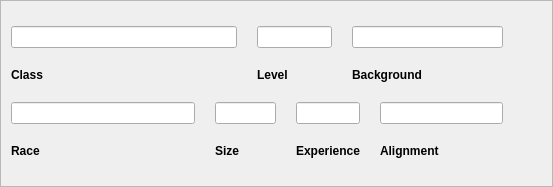
          <widget class="QFrame" name="frameDetails">
           <property name="frameShape">
            <enum>QFrame::StyledPanel</enum>
           </property>
           <property name="frameShadow">
            <enum>QFrame::Raised</enum>
           </property>
           <layout class="QGridLayout" name="gridLayout_4">
            <property name="leftMargin">
             <number>0</number>
            </property>
            <property name="topMargin">
             <number>0</number>
            </property>
            <property name="rightMargin">
             <number>0</number>
            </property>
            <property name="bottomMargin">
             <number>0</number>
            </property>
            <property name="spacing">
             <number>0</number>
            </property>
            <item row="0" column="3">
             <widget class="QLabel" name="lblCharacterTailGapTop_2">
              <property name="sizePolicy">
               <sizepolicy hsizetype="Fixed" vsizetype="Fixed">
                <horstretch>0</horstretch>
                <verstretch>0</verstretch>
               </sizepolicy>
              </property>
              <property name="minimumSize">
               <size>
                <width>38</width>
                <height>25</height>
               </size>
              </property>
              <property name="maximumSize">
               <size>
                <width>38</width>
                <height>25</height>
               </size>
              </property>
              <property name="text">
               <string/>
              </property>
              <property name="scaledContents">
               <bool>true</bool>
              </property>
             </widget>
            </item>
            <item row="0" column="0">
             <widget class="QLabel" name="lblCharacterDetailsTopLeft">
              <property name="sizePolicy">
               <sizepolicy hsizetype="Fixed" vsizetype="Fixed">
                <horstretch>0</horstretch>
                <verstretch>0</verstretch>
               </sizepolicy>
              </property>
              <property name="minimumSize">
               <size>
                <width>10</width>
                <height>25</height>
               </size>
              </property>
              <property name="maximumSize">
               <size>
                <width>10</width>
                <height>25</height>
               </size>
              </property>
              <property name="text">
               <string/>
              </property>
              <property name="pixmap">
               <pixmap resource="resources.qrc">:/img/data/character_details_topleft.png</pixmap>
              </property>
              <property name="scaledContents">
               <bool>true</bool>
              </property>
             </widget>
            </item>
            <item row="0" column="1">
             <widget class="QLabel" name="lblCharacterDetailsTop">
              <property name="sizePolicy">
               <sizepolicy hsizetype="Ignored" vsizetype="Fixed">
                <horstretch>0</horstretch>
                <verstretch>0</verstretch>
               </sizepolicy>
              </property>
              <property name="minimumSize">
               <size>
                <width>0</width>
                <height>25</height>
               </size>
              </property>
              <property name="maximumSize">
               <size>
                <width>16777215</width>
                <height>25</height>
               </size>
              </property>
              <property name="pixmap">
               <pixmap resource="resources.qrc">:/img/data/character_details_top.png</pixmap>
              </property>
              <property name="scaledContents">
               <bool>true</bool>
              </property>
             </widget>
            </item>
            <item row="2" column="3">
             <widget class="QLabel" name="lblCharacterTailGapBottom_2">
              <property name="sizePolicy">
               <sizepolicy hsizetype="Fixed" vsizetype="Fixed">
                <horstretch>0</horstretch>
                <verstretch>0</verstretch>
               </sizepolicy>
              </property>
              <property name="minimumSize">
               <size>
                <width>38</width>
                <height>28</height>
               </size>
              </property>
              <property name="maximumSize">
               <size>
                <width>38</width>
                <height>28</height>
               </size>
              </property>
              <property name="scaledContents">
               <bool>true</bool>
              </property>
             </widget>
            </item>
            <item row="1" column="0">
             <widget class="QLabel" name="lblCharacterDetailsLeft">
              <property name="sizePolicy">
               <sizepolicy hsizetype="Fixed" vsizetype="Ignored">
                <horstretch>0</horstretch>
                <verstretch>0</verstretch>
               </sizepolicy>
              </property>
              <property name="minimumSize">
               <size>
                <width>10</width>
                <height>0</height>
               </size>
              </property>
              <property name="maximumSize">
               <size>
                <width>10</width>
                <height>16777215</height>
               </size>
              </property>
              <property name="pixmap">
               <pixmap resource="resources.qrc">:/img/data/character_details_left.png</pixmap>
              </property>
              <property name="scaledContents">
               <bool>true</bool>
              </property>
             </widget>
            </item>
            <item row="2" column="1">
             <widget class="QLabel" name="lblCharacterDetailsBottom">
              <property name="sizePolicy">
               <sizepolicy hsizetype="Ignored" vsizetype="Ignored">
                <horstretch>0</horstretch>
                <verstretch>0</verstretch>
               </sizepolicy>
              </property>
              <property name="minimumSize">
               <size>
                <width>0</width>
                <height>28</height>
               </size>
              </property>
              <property name="maximumSize">
               <size>
                <width>16777215</width>
                <height>28</height>
               </size>
              </property>
              <property name="pixmap">
               <pixmap resource="resources.qrc">:/img/data/character_details_bottom.png</pixmap>
              </property>
              <property name="scaledContents">
               <bool>true</bool>
              </property>
             </widget>
            </item>
            <item row="1" column="2">
             <widget class="QLabel" name="lblCharacterDetailsRight">
              <property name="sizePolicy">
               <sizepolicy hsizetype="Fixed" vsizetype="Ignored">
                <horstretch>0</horstretch>
                <verstretch>0</verstretch>
               </sizepolicy>
              </property>
              <property name="minimumSize">
               <size>
                <width>11</width>
                <height>0</height>
               </size>
              </property>
              <property name="maximumSize">
               <size>
                <width>11</width>
                <height>16777215</height>
               </size>
              </property>
              <property name="pixmap">
               <pixmap resource="resources.qrc">:/img/data/character_details_right.png</pixmap>
              </property>
              <property name="scaledContents">
               <bool>true</bool>
              </property>
             </widget>
            </item>
            <item row="1" column="3">
             <layout class="QVBoxLayout" name="verticalLayout_27">
              <property name="spacing">
               <number>0</number>
              </property>
              <item>
               <widget class="QLabel" name="lblCharacterTailGapTop">
                <property name="sizePolicy">
                 <sizepolicy hsizetype="Fixed" vsizetype="Fixed">
                  <horstretch>0</horstretch>
                  <verstretch>0</verstretch>
                 </sizepolicy>
                </property>
                <property name="minimumSize">
                 <size>
                  <width>38</width>
                  <height>12</height>
                 </size>
                </property>
                <property name="maximumSize">
                 <size>
                  <width>38</width>
                  <height>12</height>
                 </size>
                </property>
                <property name="text">
                 <string/>
                </property>
                <property name="scaledContents">
                 <bool>true</bool>
                </property>
               </widget>
              </item>
              <item>
               <widget class="QLabel" name="lblCharacterTailTop">
                <property name="sizePolicy">
                 <sizepolicy hsizetype="Fixed" vsizetype="Fixed">
                  <horstretch>0</horstretch>
                  <verstretch>0</verstretch>
                 </sizepolicy>
                </property>
                <property name="minimumSize">
                 <size>
                  <width>38</width>
                  <height>19</height>
                 </size>
                </property>
                <property name="maximumSize">
                 <size>
                  <width>38</width>
                  <height>19</height>
                 </size>
                </property>
                <property name="text">
                 <string/>
                </property>
                <property name="pixmap">
                 <pixmap resource="resources.qrc">:/img/data/character_details_tailtop.png</pixmap>
                </property>
                <property name="scaledContents">
                 <bool>true</bool>
                </property>
               </widget>
              </item>
              <item>
               <widget class="QLabel" name="lblCharacterTailMiddle">
                <property name="sizePolicy">
                 <sizepolicy hsizetype="Fixed" vsizetype="Ignored">
                  <horstretch>0</horstretch>
                  <verstretch>0</verstretch>
                 </sizepolicy>
                </property>
                <property name="minimumSize">
                 <size>
                  <width>38</width>
                  <height>0</height>
                 </size>
                </property>
                <property name="maximumSize">
                 <size>
                  <width>38</width>
                  <height>16777215</height>
                 </size>
                </property>
                <property name="pixmap">
                 <pixmap resource="resources.qrc">:/img/data/character_details_tailmiddle.png</pixmap>
                </property>
                <property name="scaledContents">
                 <bool>true</bool>
                </property>
               </widget>
              </item>
              <item>
               <widget class="QLabel" name="lblCharacterTailBottom">
                <property name="sizePolicy">
                 <sizepolicy hsizetype="Fixed" vsizetype="Fixed">
                  <horstretch>0</horstretch>
                  <verstretch>0</verstretch>
                 </sizepolicy>
                </property>
                <property name="minimumSize">
                 <size>
                  <width>38</width>
                  <height>19</height>
                 </size>
                </property>
                <property name="maximumSize">
                 <size>
                  <width>38</width>
                  <height>19</height>
                 </size>
                </property>
                <property name="pixmap">
                 <pixmap resource="resources.qrc">:/img/data/character_details_tailbottom.png</pixmap>
                </property>
                <property name="scaledContents">
                 <bool>true</bool>
                </property>
               </widget>
              </item>
              <item>
               <widget class="QLabel" name="lblCharacterTailGapBottom">
                <property name="sizePolicy">
                 <sizepolicy hsizetype="Fixed" vsizetype="Fixed">
                  <horstretch>0</horstretch>
                  <verstretch>0</verstretch>
                 </sizepolicy>
                </property>
                <property name="minimumSize">
                 <size>
                  <width>38</width>
                  <height>11</height>
                 </size>
                </property>
                <property name="maximumSize">
                 <size>
                  <width>38</width>
                  <height>11</height>
                 </size>
                </property>
                <property name="scaledContents">
                 <bool>true</bool>
                </property>
               </widget>
              </item>
             </layout>
            </item>
            <item row="0" column="2">
             <widget class="QLabel" name="lblCharacterDetailsTopRight">
              <property name="sizePolicy">
               <sizepolicy hsizetype="Fixed" vsizetype="Fixed">
                <horstretch>0</horstretch>
                <verstretch>0</verstretch>
               </sizepolicy>
              </property>
              <property name="minimumSize">
               <size>
                <width>11</width>
                <height>25</height>
               </size>
              </property>
              <property name="maximumSize">
               <size>
                <width>11</width>
                <height>25</height>
               </size>
              </property>
              <property name="text">
               <string/>
              </property>
              <property name="pixmap">
               <pixmap resource="resources.qrc">:/img/data/character_details_topright.png</pixmap>
              </property>
              <property name="scaledContents">
               <bool>true</bool>
              </property>
             </widget>
            </item>
            <item row="2" column="0">
             <widget class="QLabel" name="lblCharacterDetailsBottomLeft">
              <property name="sizePolicy">
               <sizepolicy hsizetype="Fixed" vsizetype="Fixed">
                <horstretch>0</horstretch>
                <verstretch>0</verstretch>
               </sizepolicy>
              </property>
              <property name="minimumSize">
               <size>
                <width>10</width>
                <height>28</height>
               </size>
              </property>
              <property name="maximumSize">
               <size>
                <width>10</width>
                <height>28</height>
               </size>
              </property>
              <property name="pixmap">
               <pixmap resource="resources.qrc">:/img/data/character_details_bottomleft.png</pixmap>
              </property>
              <property name="scaledContents">
               <bool>true</bool>
              </property>
             </widget>
            </item>
            <item row="2" column="2">
             <widget class="QLabel" name="lblCharacterDetailsBottomRight">
              <property name="sizePolicy">
               <sizepolicy hsizetype="Fixed" vsizetype="Fixed">
                <horstretch>0</horstretch>
                <verstretch>0</verstretch>
               </sizepolicy>
              </property>
              <property name="minimumSize">
               <size>
                <width>11</width>
                <height>28</height>
               </size>
              </property>
              <property name="maximumSize">
               <size>
                <width>11</width>
                <height>28</height>
               </size>
              </property>
              <property name="pixmap">
               <pixmap resource="resources.qrc">:/img/data/character_details_bottomright.png</pixmap>
              </property>
              <property name="scaledContents">
               <bool>true</bool>
              </property>
             </widget>
            </item>
            <item row="1" column="1">
             <widget class="QFrame" name="frameDetailContents">
              <property name="frameShape">
               <enum>QFrame::NoFrame</enum>
              </property>
              <property name="frameShadow">
               <enum>QFrame::Raised</enum>
              </property>
              <layout class="QVBoxLayout" name="verticalLayout_3">
               <property name="spacing">
                <number>20</number>
               </property>
               <property name="leftMargin">
                <number>0</number>
               </property>
               <property name="topMargin">
                <number>0</number>
               </property>
               <property name="rightMargin">
                <number>0</number>
               </property>
               <property name="bottomMargin">
                <number>0</number>
               </property>
               <item>
                <layout class="QGridLayout" name="gridLayout_5" columnstretch="3,1,2">
                 <item row="0" column="0">
                  <widget class="QLineEdit" name="edtClass">
                   <property name="sizePolicy">
                    <sizepolicy hsizetype="Preferred" vsizetype="Fixed">
                     <horstretch>0</horstretch>
                     <verstretch>0</verstretch>
                    </sizepolicy>
                   </property>
                   <property name="text">
                    <string/>
                   </property>
                  </widget>
                 </item>
                 <item row="0" column="1">
                  <widget class="QLineEdit" name="edtLevel">
                   <property name="sizePolicy">
                    <sizepolicy hsizetype="Ignored" vsizetype="Fixed">
                     <horstretch>0</horstretch>
                     <verstretch>0</verstretch>
                    </sizepolicy>
                   </property>
                  </widget>
                 </item>
                 <item row="0" column="2">
                  <widget class="QLineEdit" name="edtBackground">
                   <property name="sizePolicy">
                    <sizepolicy hsizetype="Preferred" vsizetype="Fixed">
                     <horstretch>0</horstretch>
                     <verstretch>0</verstretch>
                    </sizepolicy>
                   </property>
                  </widget>
                 </item>
                 <item row="1" column="0">
                  <widget class="QLabel" name="label_3">
                   <property name="font">
                    <font>
                     <bold>true</bold>
                    </font>
                   </property>
                   <property name="text">
                    <string>Class</string>
                   </property>
                   <property name="alignment">
                    <set>Qt::AlignLeading|Qt::AlignLeft|Qt::AlignTop</set>
                   </property>
                  </widget>
                 </item>
                 <item row="1" column="1">
                  <widget class="QLabel" name="label_47">
                   <property name="font">
                    <font>
                     <bold>true</bold>
                    </font>
                   </property>
                   <property name="text">
                    <string>Level</string>
                   </property>
                   <property name="alignment">
                    <set>Qt::AlignLeading|Qt::AlignLeft|Qt::AlignTop</set>
                   </property>
                  </widget>
                 </item>
                 <item row="1" column="2">
                  <widget class="QLabel" name="label_58">
                   <property name="font">
                    <font>
                     <bold>true</bold>
                    </font>
                   </property>
                   <property name="text">
                    <string>Background</string>
                   </property>
                   <property name="alignment">
                    <set>Qt::AlignLeading|Qt::AlignLeft|Qt::AlignTop</set>
                   </property>
                  </widget>
                 </item>
                </layout>
               </item>
               <item>
                <layout class="QGridLayout" name="gridLayout_17" columnstretch="3,1,1,2">
                 <item row="1" column="0">
                  <widget class="QLabel" name="label_2">
                   <property name="font">
                    <font>
                     <bold>true</bold>
                    </font>
                   </property>
                   <property name="text">
                    <string>Race</string>
                   </property>
                   <property name="alignment">
                    <set>Qt::AlignLeading|Qt::AlignLeft|Qt::AlignTop</set>
                   </property>
                  </widget>
                 </item>
                 <item row="0" column="3">
                  <widget class="QLineEdit" name="edtAlignment">
                   <property name="sizePolicy">
                    <sizepolicy hsizetype="Preferred" vsizetype="Fixed">
                     <horstretch>0</horstretch>
                     <verstretch>0</verstretch>
                    </sizepolicy>
                   </property>
                   <property name="text">
                    <string/>
                   </property>
                  </widget>
                 </item>
                 <item row="1" column="3">
                  <widget class="QLabel" name="label_14">
                   <property name="font">
                    <font>
                     <bold>true</bold>
                    </font>
                   </property>
                   <property name="text">
                    <string>Alignment</string>
                   </property>
                   <property name="alignment">
                    <set>Qt::AlignLeading|Qt::AlignLeft|Qt::AlignTop</set>
                   </property>
                  </widget>
                 </item>
                 <item row="1" column="2">
                  <widget class="QLabel" name="label_54">
                   <property name="font">
                    <font>
                     <bold>true</bold>
                    </font>
                   </property>
                   <property name="text">
                    <string>Experience</string>
                   </property>
                   <property name="alignment">
                    <set>Qt::AlignLeading|Qt::AlignLeft|Qt::AlignTop</set>
                   </property>
                  </widget>
                 </item>
                 <item row="0" column="0">
                  <widget class="QLineEdit" name="edtRace">
                   <property name="sizePolicy">
                    <sizepolicy hsizetype="Preferred" vsizetype="Fixed">
                     <horstretch>0</horstretch>
                     <verstretch>0</verstretch>
                    </sizepolicy>
                   </property>
                  </widget>
                 </item>
                 <item row="0" column="2">
                  <widget class="QLineEdit" name="edtExperience">
                   <property name="sizePolicy">
                    <sizepolicy hsizetype="Preferred" vsizetype="Fixed">
                     <horstretch>0</horstretch>
                     <verstretch>0</verstretch>
                    </sizepolicy>
                   </property>
                   <property name="text">
                    <string/>
                   </property>
                  </widget>
                 </item>
                 <item row="0" column="1">
                  <widget class="QLineEdit" name="edtSize">
                   <property name="sizePolicy">
                    <sizepolicy hsizetype="Preferred" vsizetype="Fixed">
                     <horstretch>0</horstretch>
                     <verstretch>0</verstretch>
                    </sizepolicy>
                   </property>
                   <property name="text">
                    <string/>
                   </property>
                  </widget>
                 </item>
                 <item row="1" column="1">
                  <widget class="QLabel" name="label_55">
                   <property name="font">
                    <font>
                     <bold>true</bold>
                    </font>
                   </property>
                   <property name="text">
                    <string>Size</string>
                   </property>
                   <property name="alignment">
                    <set>Qt::AlignLeading|Qt::AlignLeft|Qt::AlignTop</set>
                   </property>
                  </widget>
                 </item>
                </layout>
               </item>
              </layout>
             </widget>
            </item>
           </layout>
          </widget>
